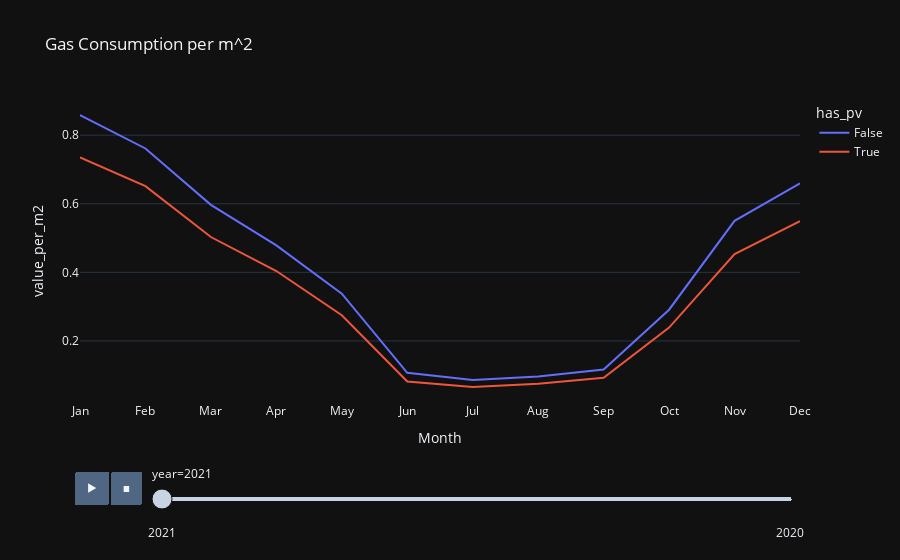

The cell this chart's notebook holds for it:
### Code cell
fig_pv_monthly_gas_value_per_m2 = px.line(get_value_per_m2_data(pv_monthly_gas_data),
               x="summary_time", y="value_per_m2", color="segment_1_value",
               title=(pv_monthly_gas_data['fuel'].unique()[0]) + ' Consumption per m^2',
               labels={
                   'summary_time': 'Month',
                   'value': 'Consumption',
                   'time_period': 'year',
                   'segment_1_value': 'has_pv'
               },
               animation_frame="time_period", animation_group="value_per_m2")

fig_pv_monthly_gas_value_per_m2.update_layout(xaxis=dict(showgrid=False))
fig_pv_monthly_gas_value_per_m2.show()

### Figure 1 — Plotly figure (JSON) as saved in the notebook; plotly's stock layout.template omitted (floating-point values rounded to 4 significant figures)
{"data": [{"hovertemplate": "has_pv=False<br>year=2021<br>Month=%{x}<br>value_per_m2=%{y}<extra></extra>", "ids": [0.8585, 0.7612, 0.5969, 0.4786, 0.3379, 0.1072, 0.08635, 0.09654, 0.1165, 0.2911, 0.5504, 0.6598], "legendgroup": "False", "line": {"color": "#636efa", "dash": "solid"}, "marker": {"symbol": "circle"}, "mode": "lines", "name": "False", "orientation": "v", "showlegend": true, "x": ["Jan", "Feb", "Mar", "Apr", "May", "Jun", "Jul", "Aug", "Sep", "Oct", "Nov", "Dec"], "xaxis": "x", "y": [0.8585, 0.7612, 0.5969, 0.4786, 0.3379, 0.1072, 0.08635, 0.09654, 0.1165, 0.2911, 0.5504, 0.6598], "yaxis": "y", "type": "scatter"}, {"hovertemplate": "has_pv=True<br>year=2021<br>Month=%{x}<br>value_per_m2=%{y}<extra></extra>", "ids": [0.7355, 0.6513, 0.5031, 0.4039, 0.2749, 0.08182, 0.06606, 0.07507, 0.09245, 0.2391, 0.4534, 0.5496], "legendgroup": "True", "line": {"color": "#EF553B", "dash": "solid"}, "marker": {"symbol": "circle"}, "mode": "lines", "name": "True", "orientation": "v", "showlegend": true, "x": ["Jan", "Feb", "Mar", "Apr", "May", "Jun", "Jul", "Aug", "Sep", "Oct", "Nov", "Dec"], "xaxis": "x", "y": [0.7355, 0.6513, 0.5031, 0.4039, 0.2749, 0.08182, 0.06606, 0.07507, 0.09245, 0.2391, 0.4534, 0.5496], "yaxis": "y", "type": "scatter"}], "layout": {"xaxis": {"anchor": "y", "domain": [0.0, 1.0], "title": {"text": "Month"}, "showgrid": false}, "yaxis": {"anchor": "x", "domain": [0.0, 1.0], "title": {"text": "value_per_m2"}}, "legend": {"title": {"text": "has_pv"}, "tracegroupgap": 0}, "title": {"text": "Gas Consumption per m^2"}, "updatemenus": [{"buttons": [{"args": [null, {"frame": {"duration": 500, "redraw": false}, "mode": "immediate", "fromcurrent": true, "transition": {"duration": 500, "easing": "linear"}}], "label": "&#9654;", "method": "animate"}, {"args": [[null], {"frame": {"duration": 0, "redraw": false}, "mode": "immediate", "fromcurrent": true, "transition": {"duration": 0, "easing": "linear"}}], "label": "&#9724;", "method": "animate"}], "direction": "left", "pad": {"r": 10, "t": 70}, "showactive": false, "type": "buttons", "x": 0.1, "xanchor": "right", "y": 0, "yanchor": "top"}], "sliders": [{"active": 0, "currentvalue": {"prefix": "year="}, "len": 0.9, "pad": {"b": 10, "t": 60}, "steps": [{"args": [["2021"], {"frame": {"duration": 0, "redraw": false}, "mode": "immediate", "fromcurrent": true, "transition": {"duration": 0, "easing": "linear"}}], "label": "2021", "method": "animate"}, {"args": [["2020"], {"frame": {"duration": 0, "redraw": false}, "mode": "immediate", "fromcurrent": true, "transition": {"duration": 0, "easing": "linear"}}], "label": "2020", "method": "animate"}], "x": 0.1, "xanchor": "left", "y": 0, "yanchor": "top"}]}}
